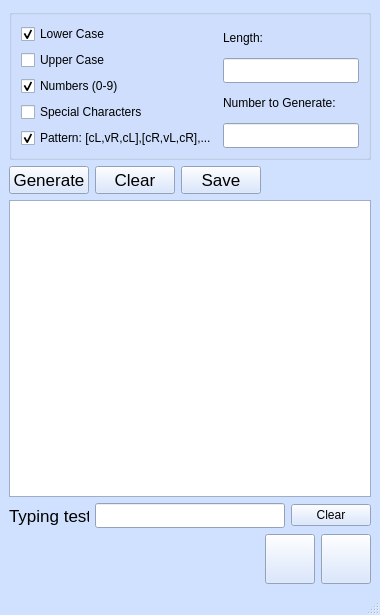
<?xml version="1.0" encoding="UTF-8"?>
<ui version="4.0">
 <author>James P. Parziale</author>
 <class>MainWindow</class>
 <widget class="QMainWindow" name="MainWindow">
  <property name="geometry">
   <rect>
    <x>0</x>
    <y>0</y>
    <width>380</width>
    <height>615</height>
   </rect>
  </property>
  <property name="sizePolicy">
   <sizepolicy hsizetype="Preferred" vsizetype="Preferred">
    <horstretch>0</horstretch>
    <verstretch>0</verstretch>
   </sizepolicy>
  </property>
  <property name="minimumSize">
   <size>
    <width>380</width>
    <height>615</height>
   </size>
  </property>
  <property name="maximumSize">
   <size>
    <width>16777215</width>
    <height>16777215</height>
   </size>
  </property>
  <property name="palette">
   <palette>
    <active>
     <colorrole role="WindowText">
      <brush brushstyle="SolidPattern">
       <color alpha="255">
        <red>0</red>
        <green>0</green>
        <blue>0</blue>
       </color>
      </brush>
     </colorrole>
     <colorrole role="Button">
      <brush brushstyle="SolidPattern">
       <color alpha="255">
        <red>208</red>
        <green>225</green>
        <blue>255</blue>
       </color>
      </brush>
     </colorrole>
     <colorrole role="Light">
      <brush brushstyle="SolidPattern">
       <color alpha="255">
        <red>255</red>
        <green>255</green>
        <blue>255</blue>
       </color>
      </brush>
     </colorrole>
     <colorrole role="Midlight">
      <brush brushstyle="SolidPattern">
       <color alpha="255">
        <red>231</red>
        <green>240</green>
        <blue>255</blue>
       </color>
      </brush>
     </colorrole>
     <colorrole role="Dark">
      <brush brushstyle="SolidPattern">
       <color alpha="255">
        <red>104</red>
        <green>112</green>
        <blue>127</blue>
       </color>
      </brush>
     </colorrole>
     <colorrole role="Mid">
      <brush brushstyle="SolidPattern">
       <color alpha="255">
        <red>139</red>
        <green>150</green>
        <blue>170</blue>
       </color>
      </brush>
     </colorrole>
     <colorrole role="Text">
      <brush brushstyle="SolidPattern">
       <color alpha="255">
        <red>0</red>
        <green>0</green>
        <blue>0</blue>
       </color>
      </brush>
     </colorrole>
     <colorrole role="BrightText">
      <brush brushstyle="SolidPattern">
       <color alpha="255">
        <red>255</red>
        <green>255</green>
        <blue>255</blue>
       </color>
      </brush>
     </colorrole>
     <colorrole role="ButtonText">
      <brush brushstyle="SolidPattern">
       <color alpha="255">
        <red>0</red>
        <green>0</green>
        <blue>0</blue>
       </color>
      </brush>
     </colorrole>
     <colorrole role="Base">
      <brush brushstyle="SolidPattern">
       <color alpha="255">
        <red>255</red>
        <green>255</green>
        <blue>255</blue>
       </color>
      </brush>
     </colorrole>
     <colorrole role="Window">
      <brush brushstyle="SolidPattern">
       <color alpha="255">
        <red>208</red>
        <green>225</green>
        <blue>255</blue>
       </color>
      </brush>
     </colorrole>
     <colorrole role="Shadow">
      <brush brushstyle="SolidPattern">
       <color alpha="255">
        <red>0</red>
        <green>0</green>
        <blue>0</blue>
       </color>
      </brush>
     </colorrole>
     <colorrole role="AlternateBase">
      <brush brushstyle="SolidPattern">
       <color alpha="255">
        <red>231</red>
        <green>240</green>
        <blue>255</blue>
       </color>
      </brush>
     </colorrole>
     <colorrole role="ToolTipBase">
      <brush brushstyle="SolidPattern">
       <color alpha="255">
        <red>255</red>
        <green>255</green>
        <blue>220</blue>
       </color>
      </brush>
     </colorrole>
     <colorrole role="ToolTipText">
      <brush brushstyle="SolidPattern">
       <color alpha="255">
        <red>0</red>
        <green>0</green>
        <blue>0</blue>
       </color>
      </brush>
     </colorrole>
    </active>
    <inactive>
     <colorrole role="WindowText">
      <brush brushstyle="SolidPattern">
       <color alpha="255">
        <red>0</red>
        <green>0</green>
        <blue>0</blue>
       </color>
      </brush>
     </colorrole>
     <colorrole role="Button">
      <brush brushstyle="SolidPattern">
       <color alpha="255">
        <red>208</red>
        <green>225</green>
        <blue>255</blue>
       </color>
      </brush>
     </colorrole>
     <colorrole role="Light">
      <brush brushstyle="SolidPattern">
       <color alpha="255">
        <red>255</red>
        <green>255</green>
        <blue>255</blue>
       </color>
      </brush>
     </colorrole>
     <colorrole role="Midlight">
      <brush brushstyle="SolidPattern">
       <color alpha="255">
        <red>231</red>
        <green>240</green>
        <blue>255</blue>
       </color>
      </brush>
     </colorrole>
     <colorrole role="Dark">
      <brush brushstyle="SolidPattern">
       <color alpha="255">
        <red>104</red>
        <green>112</green>
        <blue>127</blue>
       </color>
      </brush>
     </colorrole>
     <colorrole role="Mid">
      <brush brushstyle="SolidPattern">
       <color alpha="255">
        <red>139</red>
        <green>150</green>
        <blue>170</blue>
       </color>
      </brush>
     </colorrole>
     <colorrole role="Text">
      <brush brushstyle="SolidPattern">
       <color alpha="255">
        <red>0</red>
        <green>0</green>
        <blue>0</blue>
       </color>
      </brush>
     </colorrole>
     <colorrole role="BrightText">
      <brush brushstyle="SolidPattern">
       <color alpha="255">
        <red>255</red>
        <green>255</green>
        <blue>255</blue>
       </color>
      </brush>
     </colorrole>
     <colorrole role="ButtonText">
      <brush brushstyle="SolidPattern">
       <color alpha="255">
        <red>0</red>
        <green>0</green>
        <blue>0</blue>
       </color>
      </brush>
     </colorrole>
     <colorrole role="Base">
      <brush brushstyle="SolidPattern">
       <color alpha="255">
        <red>255</red>
        <green>255</green>
        <blue>255</blue>
       </color>
      </brush>
     </colorrole>
     <colorrole role="Window">
      <brush brushstyle="SolidPattern">
       <color alpha="255">
        <red>208</red>
        <green>225</green>
        <blue>255</blue>
       </color>
      </brush>
     </colorrole>
     <colorrole role="Shadow">
      <brush brushstyle="SolidPattern">
       <color alpha="255">
        <red>0</red>
        <green>0</green>
        <blue>0</blue>
       </color>
      </brush>
     </colorrole>
     <colorrole role="AlternateBase">
      <brush brushstyle="SolidPattern">
       <color alpha="255">
        <red>231</red>
        <green>240</green>
        <blue>255</blue>
       </color>
      </brush>
     </colorrole>
     <colorrole role="ToolTipBase">
      <brush brushstyle="SolidPattern">
       <color alpha="255">
        <red>255</red>
        <green>255</green>
        <blue>220</blue>
       </color>
      </brush>
     </colorrole>
     <colorrole role="ToolTipText">
      <brush brushstyle="SolidPattern">
       <color alpha="255">
        <red>0</red>
        <green>0</green>
        <blue>0</blue>
       </color>
      </brush>
     </colorrole>
    </inactive>
    <disabled>
     <colorrole role="WindowText">
      <brush brushstyle="SolidPattern">
       <color alpha="255">
        <red>104</red>
        <green>112</green>
        <blue>127</blue>
       </color>
      </brush>
     </colorrole>
     <colorrole role="Button">
      <brush brushstyle="SolidPattern">
       <color alpha="255">
        <red>208</red>
        <green>225</green>
        <blue>255</blue>
       </color>
      </brush>
     </colorrole>
     <colorrole role="Light">
      <brush brushstyle="SolidPattern">
       <color alpha="255">
        <red>255</red>
        <green>255</green>
        <blue>255</blue>
       </color>
      </brush>
     </colorrole>
     <colorrole role="Midlight">
      <brush brushstyle="SolidPattern">
       <color alpha="255">
        <red>231</red>
        <green>240</green>
        <blue>255</blue>
       </color>
      </brush>
     </colorrole>
     <colorrole role="Dark">
      <brush brushstyle="SolidPattern">
       <color alpha="255">
        <red>104</red>
        <green>112</green>
        <blue>127</blue>
       </color>
      </brush>
     </colorrole>
     <colorrole role="Mid">
      <brush brushstyle="SolidPattern">
       <color alpha="255">
        <red>139</red>
        <green>150</green>
        <blue>170</blue>
       </color>
      </brush>
     </colorrole>
     <colorrole role="Text">
      <brush brushstyle="SolidPattern">
       <color alpha="255">
        <red>104</red>
        <green>112</green>
        <blue>127</blue>
       </color>
      </brush>
     </colorrole>
     <colorrole role="BrightText">
      <brush brushstyle="SolidPattern">
       <color alpha="255">
        <red>255</red>
        <green>255</green>
        <blue>255</blue>
       </color>
      </brush>
     </colorrole>
     <colorrole role="ButtonText">
      <brush brushstyle="SolidPattern">
       <color alpha="255">
        <red>104</red>
        <green>112</green>
        <blue>127</blue>
       </color>
      </brush>
     </colorrole>
     <colorrole role="Base">
      <brush brushstyle="SolidPattern">
       <color alpha="255">
        <red>208</red>
        <green>225</green>
        <blue>255</blue>
       </color>
      </brush>
     </colorrole>
     <colorrole role="Window">
      <brush brushstyle="SolidPattern">
       <color alpha="255">
        <red>208</red>
        <green>225</green>
        <blue>255</blue>
       </color>
      </brush>
     </colorrole>
     <colorrole role="Shadow">
      <brush brushstyle="SolidPattern">
       <color alpha="255">
        <red>0</red>
        <green>0</green>
        <blue>0</blue>
       </color>
      </brush>
     </colorrole>
     <colorrole role="AlternateBase">
      <brush brushstyle="SolidPattern">
       <color alpha="255">
        <red>208</red>
        <green>225</green>
        <blue>255</blue>
       </color>
      </brush>
     </colorrole>
     <colorrole role="ToolTipBase">
      <brush brushstyle="SolidPattern">
       <color alpha="255">
        <red>255</red>
        <green>255</green>
        <blue>220</blue>
       </color>
      </brush>
     </colorrole>
     <colorrole role="ToolTipText">
      <brush brushstyle="SolidPattern">
       <color alpha="255">
        <red>0</red>
        <green>0</green>
        <blue>0</blue>
       </color>
      </brush>
     </colorrole>
    </disabled>
   </palette>
  </property>
  <property name="windowTitle">
   <string>SecurePassGen</string>
  </property>
  <property name="windowIcon">
   <iconset resource="securePassGen.qrc">
    <normaloff>:/key.ico</normaloff>:/key.ico</iconset>
  </property>
  <widget class="QWidget" name="centralwidget">
   <layout class="QGridLayout" name="gridLayout">
    <item row="0" column="0" colspan="4">
     <widget class="QGroupBox" name="optionGroup">
      <property name="title">
       <string/>
      </property>
      <layout class="QHBoxLayout" name="horizontalLayout">
       <item>
        <layout class="QVBoxLayout" name="verticalLayout">
         <item>
          <widget class="QCheckBox" name="lowerCaseCheck">
           <property name="sizePolicy">
            <sizepolicy hsizetype="Fixed" vsizetype="Fixed">
             <horstretch>0</horstretch>
             <verstretch>0</verstretch>
            </sizepolicy>
           </property>
           <property name="font">
            <font>
             <family>Arial</family>
            </font>
           </property>
           <property name="toolTip">
            <string>Use lower case characters.</string>
           </property>
           <property name="text">
            <string>Lower Case</string>
           </property>
           <property name="checked">
            <bool>true</bool>
           </property>
          </widget>
         </item>
         <item>
          <widget class="QCheckBox" name="upperCaseCheck">
           <property name="sizePolicy">
            <sizepolicy hsizetype="Fixed" vsizetype="Fixed">
             <horstretch>0</horstretch>
             <verstretch>0</verstretch>
            </sizepolicy>
           </property>
           <property name="font">
            <font>
             <family>Arial</family>
            </font>
           </property>
           <property name="toolTip">
            <string>Use upper case characters.</string>
           </property>
           <property name="text">
            <string>Upper Case</string>
           </property>
          </widget>
         </item>
         <item>
          <widget class="QCheckBox" name="numbersCheck">
           <property name="sizePolicy">
            <sizepolicy hsizetype="Fixed" vsizetype="Fixed">
             <horstretch>0</horstretch>
             <verstretch>0</verstretch>
            </sizepolicy>
           </property>
           <property name="font">
            <font>
             <family>Arial</family>
            </font>
           </property>
           <property name="toolTip">
            <string>Use numbers (0 through 9)</string>
           </property>
           <property name="text">
            <string>Numbers (0-9)</string>
           </property>
           <property name="checked">
            <bool>true</bool>
           </property>
          </widget>
         </item>
         <item>
          <widget class="QCheckBox" name="specialsCheck">
           <property name="sizePolicy">
            <sizepolicy hsizetype="Fixed" vsizetype="Fixed">
             <horstretch>0</horstretch>
             <verstretch>0</verstretch>
            </sizepolicy>
           </property>
           <property name="font">
            <font>
             <family>Arial</family>
            </font>
           </property>
           <property name="toolTip">
            <string>Use special characters (e.g.: *%$&amp;{};:)</string>
           </property>
           <property name="text">
            <string>Special Characters</string>
           </property>
          </widget>
         </item>
         <item>
          <widget class="QCheckBox" name="patternCheck">
           <property name="sizePolicy">
            <sizepolicy hsizetype="Fixed" vsizetype="Fixed">
             <horstretch>0</horstretch>
             <verstretch>0</verstretch>
            </sizepolicy>
           </property>
           <property name="font">
            <font>
             <family>Arial</family>
            </font>
           </property>
           <property name="toolTip">
            <string>&lt;!DOCTYPE HTML PUBLIC &quot;-//W3C//DTD HTML 4.0//EN&quot; &quot;http://www.w3.org/TR/REC-html40/strict.dtd&quot;&gt;
&lt;html&gt;&lt;head&gt;&lt;meta name=&quot;qrichtext&quot; content=&quot;1&quot; /&gt;&lt;style type=&quot;text/css&quot;&gt;
p, li { white-space: pre-wrap; }
&lt;/style&gt;&lt;/head&gt;&lt;body style=&quot; font-family:'.SF NS Text'; font-size:13pt; font-weight:400; font-style:normal;&quot;&gt;
&lt;p style=&quot; margin-top:0px; margin-bottom:0px; margin-left:0px; margin-right:0px; -qt-block-indent:0; text-indent:0px;&quot;&gt;&lt;span style=&quot; font-family:'MS Shell Dlg 2'; font-weight:600;&quot;&gt;c&lt;/span&gt;&lt;span style=&quot; font-family:'MS Shell Dlg 2';&quot;&gt; = consonant, &lt;/span&gt;&lt;span style=&quot; font-family:'MS Shell Dlg 2'; font-weight:600;&quot;&gt;v&lt;/span&gt;&lt;span style=&quot; font-family:'MS Shell Dlg 2';&quot;&gt; = vowel&lt;/span&gt;&lt;/p&gt;
&lt;p style=&quot; margin-top:0px; margin-bottom:0px; margin-left:0px; margin-right:0px; -qt-block-indent:0; text-indent:0px;&quot;&gt;&lt;span style=&quot; font-family:'MS Shell Dlg 2'; font-weight:600;&quot;&gt;L&lt;/span&gt;&lt;span style=&quot; font-family:'MS Shell Dlg 2';&quot;&gt; = left hand character,&lt;/span&gt;&lt;/p&gt;
&lt;p style=&quot; margin-top:0px; margin-bottom:0px; margin-left:0px; margin-right:0px; -qt-block-indent:0; text-indent:0px;&quot;&gt;&lt;span style=&quot; font-family:'MS Shell Dlg 2'; font-weight:600;&quot;&gt;R&lt;/span&gt;&lt;span style=&quot; font-family:'MS Shell Dlg 2';&quot;&gt; = right hand character&lt;/span&gt;&lt;/p&gt;
&lt;p style=&quot; margin-top:0px; margin-bottom:0px; margin-left:0px; margin-right:0px; -qt-block-indent:0; text-indent:0px;&quot;&gt;&lt;span style=&quot; font-family:'MS Shell Dlg 2'; font-weight:600; text-decoration: underline;&quot;&gt;NOTE&lt;/span&gt;&lt;span style=&quot; font-family:'MS Shell Dlg 2';&quot;&gt;: This option disables the&lt;/span&gt;&lt;/p&gt;
&lt;p style=&quot; margin-top:0px; margin-bottom:0px; margin-left:0px; margin-right:0px; -qt-block-indent:0; text-indent:0px;&quot;&gt;&lt;span style=&quot; font-family:'MS Shell Dlg 2'; font-weight:600;&quot;&gt;Numbers&lt;/span&gt;&lt;span style=&quot; font-family:'MS Shell Dlg 2';&quot;&gt; and &lt;/span&gt;&lt;span style=&quot; font-family:'MS Shell Dlg 2'; font-weight:600;&quot;&gt;Specials&lt;/span&gt;&lt;span style=&quot; font-family:'MS Shell Dlg 2';&quot;&gt; options&lt;/span&gt;&lt;/p&gt;&lt;/body&gt;&lt;/html&gt;</string>
           </property>
           <property name="text">
            <string>Pattern: [cL,vR,cL],[cR,vL,cR],...</string>
           </property>
           <property name="checked">
            <bool>true</bool>
           </property>
          </widget>
         </item>
        </layout>
       </item>
       <item>
        <layout class="QVBoxLayout" name="verticalLayout_2">
         <item>
          <widget class="QLabel" name="lengthLabel">
           <property name="font">
            <font>
             <family>Arial</family>
            </font>
           </property>
           <property name="text">
            <string>Length:</string>
           </property>
          </widget>
         </item>
         <item>
          <widget class="QLineEdit" name="lengthEdit">
           <property name="minimumSize">
            <size>
             <width>65</width>
             <height>25</height>
            </size>
           </property>
           <property name="maximumSize">
            <size>
             <width>16777215</width>
             <height>25</height>
            </size>
           </property>
           <property name="font">
            <font>
             <family>Arial</family>
             <pointsize>12</pointsize>
            </font>
           </property>
           <property name="toolTip">
            <string>Number of characters per password.</string>
           </property>
           <property name="text">
            <string/>
           </property>
          </widget>
         </item>
         <item>
          <widget class="QLabel" name="totalLabel">
           <property name="font">
            <font>
             <family>Arial</family>
            </font>
           </property>
           <property name="text">
            <string>Number to Generate:</string>
           </property>
           <property name="wordWrap">
            <bool>true</bool>
           </property>
          </widget>
         </item>
         <item>
          <widget class="QLineEdit" name="totalEdit">
           <property name="sizePolicy">
            <sizepolicy hsizetype="Expanding" vsizetype="Fixed">
             <horstretch>0</horstretch>
             <verstretch>0</verstretch>
            </sizepolicy>
           </property>
           <property name="minimumSize">
            <size>
             <width>65</width>
             <height>25</height>
            </size>
           </property>
           <property name="maximumSize">
            <size>
             <width>16777215</width>
             <height>25</height>
            </size>
           </property>
           <property name="font">
            <font>
             <family>Arial</family>
             <pointsize>12</pointsize>
            </font>
           </property>
           <property name="toolTip">
            <string>Number of passwords to append to the output window.</string>
           </property>
          </widget>
         </item>
        </layout>
       </item>
      </layout>
     </widget>
    </item>
    <item row="1" column="0">
     <widget class="QPushButton" name="generateButton">
      <property name="sizePolicy">
       <sizepolicy hsizetype="Fixed" vsizetype="Fixed">
        <horstretch>0</horstretch>
        <verstretch>0</verstretch>
       </sizepolicy>
      </property>
      <property name="minimumSize">
       <size>
        <width>0</width>
        <height>0</height>
       </size>
      </property>
      <property name="maximumSize">
       <size>
        <width>16777215</width>
        <height>16777215</height>
       </size>
      </property>
      <property name="font">
       <font>
        <family>Arial</family>
        <pointsize>13</pointsize>
       </font>
      </property>
      <property name="toolTip">
       <string>Generate passwords.</string>
      </property>
      <property name="text">
       <string>Generate</string>
      </property>
     </widget>
    </item>
    <item row="1" column="1">
     <widget class="QPushButton" name="clearButton">
      <property name="sizePolicy">
       <sizepolicy hsizetype="Fixed" vsizetype="Fixed">
        <horstretch>0</horstretch>
        <verstretch>0</verstretch>
       </sizepolicy>
      </property>
      <property name="minimumSize">
       <size>
        <width>0</width>
        <height>0</height>
       </size>
      </property>
      <property name="maximumSize">
       <size>
        <width>16777215</width>
        <height>16777215</height>
       </size>
      </property>
      <property name="font">
       <font>
        <family>Arial</family>
        <pointsize>13</pointsize>
       </font>
      </property>
      <property name="toolTip">
       <string>Clear the output and typing test windows.</string>
      </property>
      <property name="text">
       <string>Clear</string>
      </property>
     </widget>
    </item>
    <item row="1" column="2">
     <widget class="QPushButton" name="saveButton">
      <property name="sizePolicy">
       <sizepolicy hsizetype="Fixed" vsizetype="Fixed">
        <horstretch>0</horstretch>
        <verstretch>0</verstretch>
       </sizepolicy>
      </property>
      <property name="minimumSize">
       <size>
        <width>0</width>
        <height>0</height>
       </size>
      </property>
      <property name="maximumSize">
       <size>
        <width>16777215</width>
        <height>16777215</height>
       </size>
      </property>
      <property name="font">
       <font>
        <family>Arial</family>
        <pointsize>13</pointsize>
       </font>
      </property>
      <property name="toolTip">
       <string>Save the output window to a file.</string>
      </property>
      <property name="text">
       <string>Save</string>
      </property>
     </widget>
    </item>
    <item row="1" column="3">
     <spacer name="horizontalSpacer_2">
      <property name="orientation">
       <enum>Qt::Horizontal</enum>
      </property>
      <property name="sizeHint" stdset="0">
       <size>
        <width>116</width>
        <height>20</height>
       </size>
      </property>
     </spacer>
    </item>
    <item row="2" column="0" colspan="4">
     <widget class="QPlainTextEdit" name="outputBox">
      <property name="sizePolicy">
       <sizepolicy hsizetype="Expanding" vsizetype="Expanding">
        <horstretch>0</horstretch>
        <verstretch>0</verstretch>
       </sizepolicy>
      </property>
      <property name="minimumSize">
       <size>
        <width>360</width>
        <height>240</height>
       </size>
      </property>
      <property name="maximumSize">
       <size>
        <width>16777215</width>
        <height>16777215</height>
       </size>
      </property>
      <property name="font">
       <font>
        <family>DejaVu Sans Mono</family>
        <pointsize>12</pointsize>
       </font>
      </property>
      <property name="toolTip">
       <string>Output window to which generated passwords will be written.</string>
      </property>
      <property name="readOnly">
       <bool>true</bool>
      </property>
     </widget>
    </item>
    <item row="3" column="0" colspan="4">
     <layout class="QHBoxLayout" name="horizontalLayout_3">
      <item>
       <widget class="QLabel" name="testLabel">
        <property name="sizePolicy">
         <sizepolicy hsizetype="Fixed" vsizetype="Fixed">
          <horstretch>0</horstretch>
          <verstretch>0</verstretch>
         </sizepolicy>
        </property>
        <property name="minimumSize">
         <size>
          <width>80</width>
          <height>25</height>
         </size>
        </property>
        <property name="maximumSize">
         <size>
          <width>80</width>
          <height>25</height>
         </size>
        </property>
        <property name="font">
         <font>
          <family>Arial</family>
          <pointsize>13</pointsize>
         </font>
        </property>
        <property name="text">
         <string>Typing test:</string>
        </property>
       </widget>
      </item>
      <item>
       <widget class="QLineEdit" name="testTextEdit">
        <property name="minimumSize">
         <size>
          <width>0</width>
          <height>25</height>
         </size>
        </property>
        <property name="maximumSize">
         <size>
          <width>16777215</width>
          <height>25</height>
         </size>
        </property>
        <property name="font">
         <font>
          <family>Andale Mono</family>
          <pointsize>13</pointsize>
         </font>
        </property>
        <property name="toolTip">
         <string notr="true">&lt;!DOCTYPE HTML PUBLIC &quot;-//W3C//DTD HTML 4.0//EN&quot; &quot;http://www.w3.org/TR/REC-html40/strict.dtd&quot;&gt;
&lt;html&gt;&lt;head&gt;&lt;meta name=&quot;qrichtext&quot; content=&quot;1&quot; /&gt;&lt;style type=&quot;text/css&quot;&gt;
p, li { white-space: pre-wrap; }
&lt;/style&gt;&lt;/head&gt;&lt;body style=&quot; font-family:'.SF NS Text'; font-size:13pt; font-weight:400; font-style:normal;&quot;&gt;
&lt;p style=&quot; margin-top:12px; margin-bottom:12px; margin-left:0px; margin-right:0px; -qt-block-indent:0; text-indent:0px;&quot;&gt;Provides an area to practice typing in one of
 the passwords shown in the output window.&lt;/p&gt;
&lt;p&gt;Output is obscured for security.&lt;/p&gt;
&lt;p&gt;When you hit enter, the length of the text you
 typed is shown, and also a status of whether it
 matches one of the generated passwords in the
 output window.&lt;/p&gt;
&lt;/body&gt;&lt;/html&gt;</string>
        </property>
       </widget>
      </item>
      <item>
       <widget class="QPushButton" name="testClearButton">
        <property name="toolTip">
         <string>Clear the typing test window.</string>
        </property>
        <property name="text">
         <string>Clear</string>
        </property>
       </widget>
      </item>
     </layout>
    </item>
    <item row="4" column="0" colspan="4">
     <layout class="QHBoxLayout" name="horizontalLayout_2">
      <item>
       <spacer name="horizontalSpacer">
        <property name="orientation">
         <enum>Qt::Horizontal</enum>
        </property>
        <property name="sizeHint" stdset="0">
         <size>
          <width>178</width>
          <height>20</height>
         </size>
        </property>
       </spacer>
      </item>
      <item>
       <widget class="QPushButton" name="aboutButton">
        <property name="sizePolicy">
         <sizepolicy hsizetype="Fixed" vsizetype="Fixed">
          <horstretch>0</horstretch>
          <verstretch>0</verstretch>
         </sizepolicy>
        </property>
        <property name="minimumSize">
         <size>
          <width>50</width>
          <height>50</height>
         </size>
        </property>
        <property name="maximumSize">
         <size>
          <width>50</width>
          <height>50</height>
         </size>
        </property>
        <property name="toolTip">
         <string>About</string>
        </property>
        <property name="text">
         <string/>
        </property>
        <property name="icon">
         <iconset resource="securePassGen.qrc">
          <normaloff>:/info.png</normaloff>:/info.png</iconset>
        </property>
        <property name="iconSize">
         <size>
          <width>32</width>
          <height>32</height>
         </size>
        </property>
       </widget>
      </item>
      <item>
       <widget class="QPushButton" name="closeButton">
        <property name="sizePolicy">
         <sizepolicy hsizetype="Fixed" vsizetype="Fixed">
          <horstretch>0</horstretch>
          <verstretch>0</verstretch>
         </sizepolicy>
        </property>
        <property name="minimumSize">
         <size>
          <width>50</width>
          <height>50</height>
         </size>
        </property>
        <property name="maximumSize">
         <size>
          <width>50</width>
          <height>50</height>
         </size>
        </property>
        <property name="toolTip">
         <string>Close</string>
        </property>
        <property name="text">
         <string/>
        </property>
        <property name="icon">
         <iconset resource="securePassGen.qrc">
          <normaloff>:/exit.png</normaloff>:/exit.png</iconset>
        </property>
        <property name="iconSize">
         <size>
          <width>32</width>
          <height>32</height>
         </size>
        </property>
       </widget>
      </item>
     </layout>
    </item>
   </layout>
   <zorder>optionGroup</zorder>
   <zorder>outputBox</zorder>
   <zorder>aboutButton</zorder>
  </widget>
  <widget class="QMenuBar" name="menubar">
   <property name="geometry">
    <rect>
     <x>0</x>
     <y>0</y>
     <width>380</width>
     <height>22</height>
    </rect>
   </property>
  </widget>
  <widget class="QStatusBar" name="statusbar"/>
  <action name="actionAbout">
   <property name="text">
    <string>About</string>
   </property>
  </action>
 </widget>
 <resources>
  <include location="securePassGen.qrc"/>
 </resources>
 <connections>
  <connection>
   <sender>closeButton</sender>
   <signal>clicked()</signal>
   <receiver>MainWindow</receiver>
   <slot>close()</slot>
   <hints>
    <hint type="sourcelabel">
     <x>290</x>
     <y>495</y>
    </hint>
    <hint type="destinationlabel">
     <x>198</x>
     <y>475</y>
    </hint>
   </hints>
  </connection>
 </connections>
 <slots>
  <slot>showAbout()</slot>
 </slots>
</ui>
